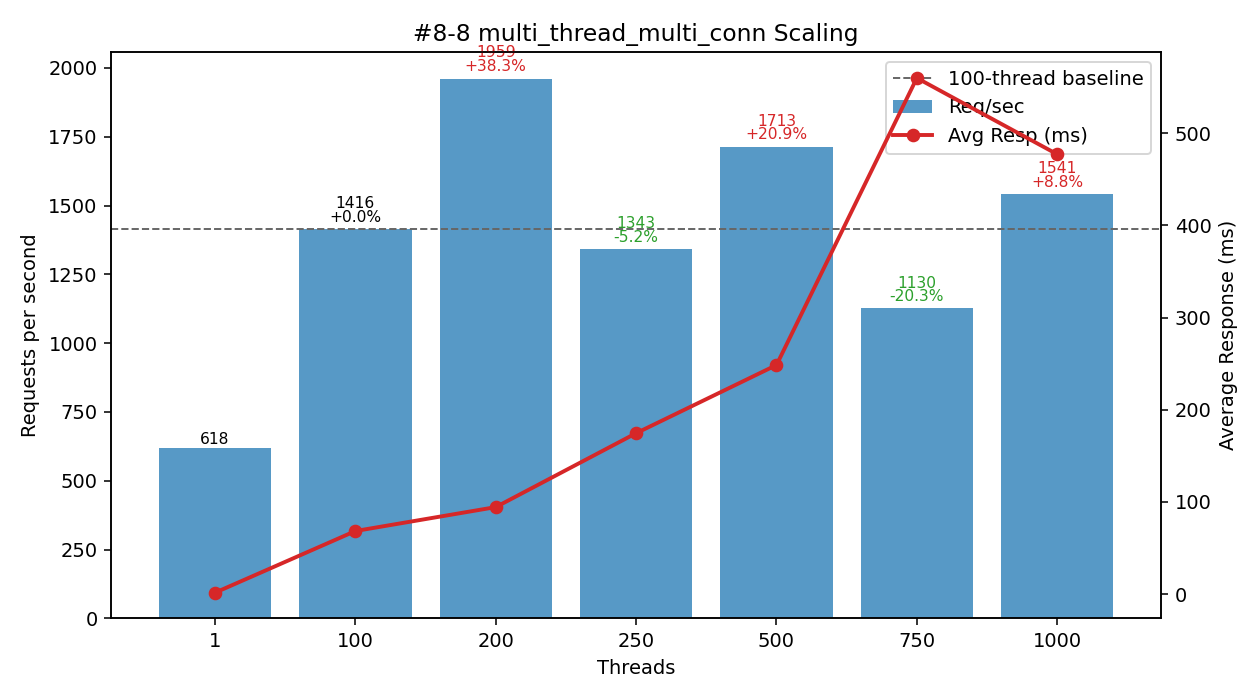

Recreate this plot in Python.
#!/usr/bin/env python3
"""
Plot multi_thread_multi_conn performance (#8-8 TiProxy GCP Simultaneous Execution Off-Peak dataset) - Threads vs Req/sec and Avg Latency.

Template preserved:
 - DATA constant (threads, req_per_sec, avg_resp_ms, total_time_s)
 - ASCII table: Threads | Req/sec | Avg_ms | Req/sec/Thread | ΔRPS_vs100%
 - 100-thread baseline (deltas & dashed line)
 - Dual-axis matplotlib (bars=RPS, line=latency) with per-bar annotation (RPS + Δ%)
 - Scaling & observations section

Output: #8-8.png
"""

# (threads, req_per_sec, avg_resp_ms, total_time_s)
DATA = [
    (1,    618.03,   1.617, 16.180),
    (100, 1416.45,  68.476,  7.060),
    (200, 1959.11,  94.419,  5.104),
    (250, 1342.86, 174.569,  7.447),
    (500, 1712.75, 248.464,  5.839),
    (750, 1129.57, 559.755,  8.853),
    (1000,1540.76, 477.031,  6.490),
]

PNG_NAME = "#8-8.png"


def analyze(data):
    peak = max(data, key=lambda r: r[1])
    efficiencies = [(t, rps / t) for t, rps, *_ in data if t > 1]
    best_eff = max(efficiencies, key=lambda x: x[1]) if efficiencies else None
    base100 = next((r for r in data if r[0] == 100), None)
    scaling = []
    if base100:
        base_rps = base100[1]
        for t, rps, *_ in data:
            if t >= 100:
                scaling.append((t, rps / base_rps))
    return {"peak": peak, "best_eff": best_eff, "scaling": scaling}


def ascii_table(data):
    base = next((r[1] for r in data if r[0] == 100), None)
    headers = ["Threads", "Req/sec", "Avg_ms", "Req/sec/Thread", "ΔRPS_vs100%"]
    rows = []
    for t, rps, avg_ms, _ in data:
        eff = rps / t
        delta_pct = (rps - base) / base * 100.0 if base and t != 100 else 0.0
        rows.append((t, rps, avg_ms, eff, delta_pct))
    col_widths = []
    for i, h in enumerate(headers):
        max_content = max(len(f"{row[i]:.2f}" if isinstance(row[i], float) else str(row[i])) for row in rows)
        col_widths.append(max(len(h), max_content))

    def fmt(val, i):
        return (f"{val:.2f}" if isinstance(val, float) else str(val)).rjust(col_widths[i])

    lines = [
        " | ".join(headers[i].ljust(col_widths[i]) for i in range(len(headers))),
        "-+-".join('-'*w for w in col_widths)
    ]
    for row in rows:
        lines.append(" | ".join(fmt(row[i], i) for i in range(len(headers))))
    return "\n".join(lines)


def make_plot(data):
    try:
        import matplotlib.pyplot as plt
    except Exception:  # pragma: no cover
        print("[WARN] matplotlib not available, skipping PNG generation.")
        print("Install with: pip install matplotlib")
        return False

    threads = [r[0] for r in data]
    rps = [r[1] for r in data]
    avg_ms = [r[2] for r in data]

    fig, ax1 = plt.subplots(figsize=(9, 5))
    bars = ax1.bar([str(t) for t in threads], rps, color="#1f77b4", alpha=0.75, label="Req/sec")
    ax1.set_xlabel("Threads")
    ax1.set_ylabel("Requests per second")
    ax1.set_title("#8-8 multi_thread_multi_conn Scaling")

    ax2 = ax1.twinx()
    ax2.plot([str(t) for t in threads], avg_ms, color="#d62728", marker="o", linewidth=2, label="Avg Resp (ms)")
    ax2.set_ylabel("Average Response (ms)")

    base_rps = next((r[1] for r in data if r[0] == 100), None)
    if base_rps:
        ax1.axhline(base_rps, color='#666', linestyle='--', linewidth=1, label='100-thread baseline')

    for b, (t, val) in zip(bars, [(r[0], r[1]) for r in data]):
        if base_rps and t >= 100:
            delta_pct = (val - base_rps) / base_rps * 100.0
            delta_str = f"{delta_pct:+.1f}%" if t != 100 else "+0.0%"
            color = '#000' if t == 100 else ('#d62728' if delta_pct > 0 else '#2ca02c')
            ax1.text(b.get_x()+b.get_width()/2, b.get_height()*1.01,
                     f"{val:.0f}\n{delta_str}", ha='center', va='bottom', fontsize=8, color=color, linespacing=0.9)
        else:
            ax1.text(b.get_x()+b.get_width()/2, b.get_height()*1.01,
                     f"{val:.0f}", ha='center', va='bottom', fontsize=8)

    lines, labels = [], []
    for ax in (ax1, ax2):
        L = ax.get_legend_handles_labels()
        lines.extend(L[0]); labels.extend(L[1])
    ax1.legend(lines, labels, loc='upper right')

    fig.tight_layout()
    fig.savefig(PNG_NAME, dpi=140)
    print(f"[OK] Saved plot -> {PNG_NAME}")
    return True


def main():
    print("#8-8 multi_thread_multi_conn dataset:")
    print(ascii_table(DATA))
    results = analyze(DATA)
    peak_threads, peak_rps, peak_avg, _ = results["peak"]
    print(f"\nPeak throughput at {peak_threads} threads: {peak_rps:.2f} req/sec (avg {peak_avg:.3f} ms)")
    if results["best_eff"]:
        t, eff = results["best_eff"]
        print(f"Best per-thread efficiency (t>1) at {t} threads: {eff:.2f} req/sec/thread")
    if results["scaling"]:
        print("\nScaling vs 100-thread baseline (>=100 threads):")
        for t, ratio in results["scaling"]:
            pct = (ratio - 1) * 100
            sign = "+" if pct >= 0 else ""
            print(f"  {t:>4} threads: {ratio*100:5.1f}% of baseline ({sign}{pct:.2f}%)")

    base_rps = next((r[1] for r in DATA if r[0] == 100), None)
    print("\nObservations:")
    print(" - Peak throughput at 200 threads: 1959.11 req/sec (+38.3% vs 100T 1416.45) with latency 94.419 ms (+37.9% vs 68.476 ms)")
    print(" - Secondary levels: 500T 1712.75 (+20.9%, latency 248.464 ms 3.63x), 1000T 1540.76 (+8.8%, 477.031 ms 6.96x)")
    print(" - Regression points: 250T 1342.86 (-5.2%), 750T 1129.57 (-20.2%, latency 559.755 ms 8.17x baseline)")
    print(" - Per-thread efficiency collapse: 14.16 (100) → 9.80 (200) → 5.37 (250) → 3.43 (500) → 1.51 (750) → 1.54 (1000); single-thread raw 618.03")
    print(" - Latency trajectory: 68.476 ms (100) → 94.419 (+37.9%) → 174.569 (2.55x) → 248.464 (3.63x) → 559.755 (8.17x) then 477.031 (6.96x)")
    print(" - Single-thread to 100T scaling: +129% throughput (618.03 → 1416.45) at cost of ~42x latency (1.617 → 68.476 ms) shows early contention overhead")
    print(" - 200T gain (+38%) modest vs large latency rise; 500T adds only +20.9% over baseline yet 3.6x latency; 750T severe degradation")
    print(" - Recommendation: operate near 100T for latency-sensitive, 200T for peak throughput if latency acceptable; avoid 250T (regression) and ≥500T unless high latency is tolerable; 750T+ strongly discouraged")
    make_plot(DATA)


if __name__ == "__main__":
    main()
